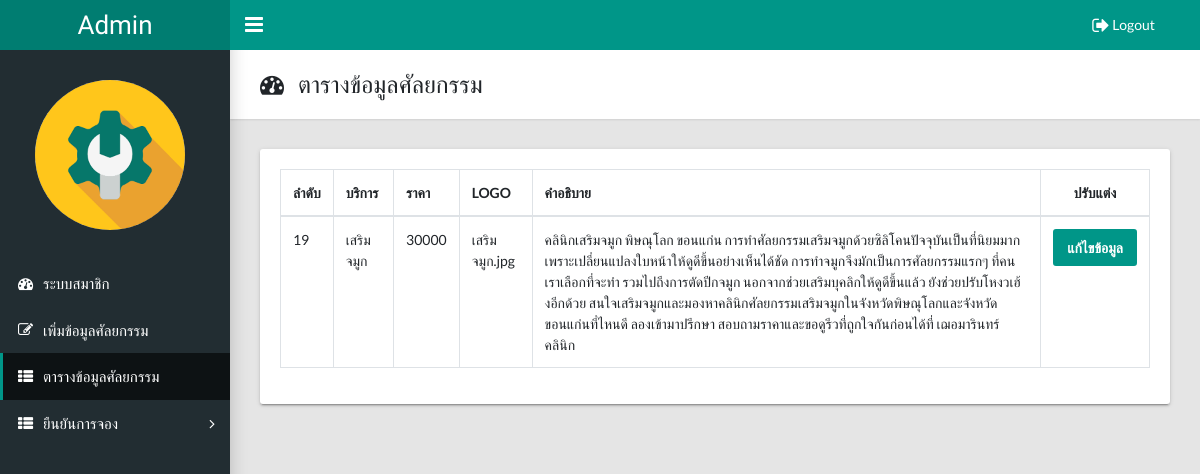
The page /admin/show_data.php (signed in) on the database its author committed.
### tables this page shows
CREATE TABLE `service` (
  `id` int(11) NOT NULL,
  `surgery` text NOT NULL,
  `price` int(255) NOT NULL,
  `sub_text` text NOT NULL,
  `photo` text NOT NULL,
  `text` longtext NOT NULL
);

### admin/show_data.php (the view, shortened to what this page needs)
<!DOCTYPE html>
<html lang="en">
  <head>
    <link rel="stylesheet" type="text/css" href="css/main.css">
    <link rel="stylesheet" type="text/css" href="https://maxcdn.bootstrapcdn.com/font-awesome/4.7.0/css/font-awesome.min.css">
  </head>
  <body class="app sidebar-mini">
    <header class="app-header"><a class="app-header__logo" href="index.php">Admin</a>
      <a class="app-sidebar__toggle" href="#" data-toggle="sidebar"></a>
      <ul class="app-nav">
        <li class="dropdown"><a class="app-nav__item" href="php/logout_action.php" ><i class="fa fa-sign-out fa-lg"></i> Logout</a></li>
      </ul>
    </header>
    <aside class="app-sidebar">
		 <div style="margin-left:11%" class="app-sidebar__user"><img class="app-sidebar__user-avatar" width="150" height="150"  alt="User Image">
      </div>
      <ul class="app-menu">
        <li><a class="app-menu__item " href="index.php"><i class="app-menu__icon fa fa-dashboard"></i><span class="app-menu__label">ระบบสมาชิก</span></a></li>
         <li><a class="app-menu__item" href="add_data.php"><i class="app-menu__icon fa fa-edit"></i><span class="app-menu__label">เพิ่มข้อมูลศัลยกรรม</span></a></li>
          <li><a class="app-menu__item active" href="show_data.php"><i class="app-menu__icon fa fa-th-list"></i><span class="app-menu__label">ตารางข้อมูลศัลยกรรม</span></a></li>
           <li class="treeview"><a class="app-menu__item" href="#" data-toggle="treeview"><i class="app-menu__icon fa fa-th-list"></i><span class="app-menu__label">ยืนยันการจอง</span><i class="treeview-indicator fa fa-angle-right"></i></a>
        </li>
      </ul>
    </aside>
    <main class="app-content">
      <div class="app-title">
        <div>
          <h1><i class="fa fa-dashboard"></i>&nbsp;&nbsp;&nbsp;ตารางข้อมูลศัลยกรรม</h1>
        </div>
      </div>
         <div class="row">
        <div class="col-md-12">
          <div class="tile">
            <div class="tile-body">
              <table class="table table-hover table-bordered" id="sampleTable">
                <thead>
                  <tr>
                  <center>
                    	<th>ลำดับ</th>
                    	<th>บริการ</th>
                      <th>ราคา</th>
                           <th>LOGO</th>
                             <th>คำอธิบาย</th>
                      <th><center>ปรับแต่ง</center></th>
                    </center>
                  </tr>
                </thead>
                <tbody>
                <?php
			include'php/connect.php';
			$sql ="SELECT * FROM service";
			$rs = @mysqli_query($con,$sql);
			while ($row = mysqli_fetch_array($rs))
	{
                 echo " <tr>
                    <td>".$row['id']."</td>
                    <td>".$row['surgery']."</td>
					  <td>".$row['price']."</td>
					<td>".$row['photo']."</td>
					  <td>".$row['sub_text']."</td>";
					?>
                    <td> <center><button class="btn btn-primary" onclick="window.location.href='edit_data.php?id=<?php echo $row['id'];?> '">แก้ไขข้อมูล</button></center> </td>  </tr>
					<?php
					 }   ?>
                </tbody>
              </table>
            </div>
          </div>
        </div>
      </div>
    </main>
  </body>
</html>

### rows shown on the page
service: id "19", surgery "เสริมจมูก", price "30000", photo "เสริมจมูก.jpg", sub_text "คลินิกเสริมจมูก พิษณุโลก ขอนแก่น การทำศัลยกรรมเสริมจมูกด้วยซิลิโคนปัจจุบันเป็นที่นิยมมาก เพราะเปลี่ยนแปลงใบหน้าให้ดูดีขึ้นอย่างเห็นได้ชัด การทำจมูกจึงมักเป็นการศัลยกรรมแรกๆ ที่คนเราเลือกที่จะทำ รวมไปถึงการตัดปีกจมูก นอกจากช่วยเสริมบุคลิกให้ดูดีขึ้นแล้ว ยังช่วยปรับโหงวเฮ้งอีกด้วย สนใจเสริมจมูกและมองหาคลินิกศัลยกรรมเสริมจมูกในจังหวัดพิษณุโลกและจังหวัดขอนแก่นที่ไหนดี ลองเข้ามาปรึกษา สอบถามราคาและขอดูรีวที่ถูกใจกันก่อนได้ที่ เฌอมารินทร์ คลินิก"
